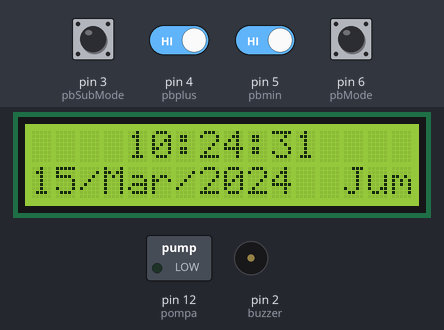
Bench run of a sketch on a simulated Arduino Uno, built with avr-gcc and run on an emulated ATmega328P. On the bench: 16×2 character LCD, switched loads named in the sketch (green lamp = pin HIGH), buzzer (waves = sounding, pin HIGH). The test bench sets the inputs (shaded band); at power-on: pin 3 (pbSubMode), pin 4 (pbplus), pin 5 (pbmin), pin 6 (pbMode) HIGH. The local clock reads 2024-03-15 10:24:30 at power-on unless the sketch sets it.

Above: at 1.2 s.
1.3 s: pin 6 (pbMode) pulled LOW for 0.15 s
At 2.1 s:
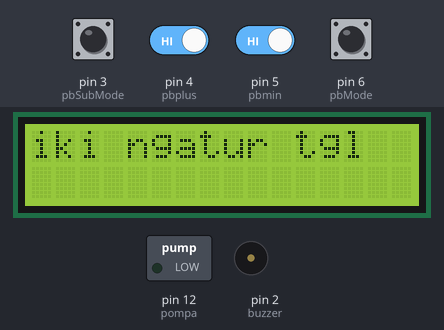
3.0 s: pin 3 (pbSubMode) pulled LOW for 3.2 s
At 6.3 s:
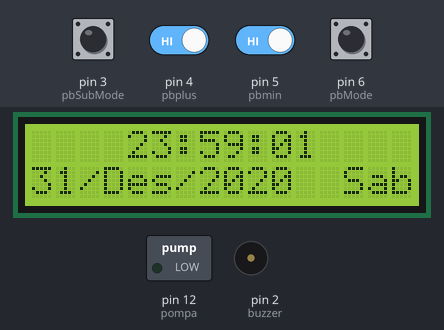
7.7 s: pin 6 (pbMode) pulled LOW for 1 s
At 9.9 s:
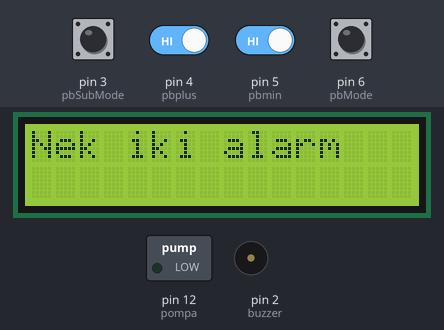
10.3 s: pin 3 (pbSubMode) pulled LOW for 0.15 s
At 11.0 s:
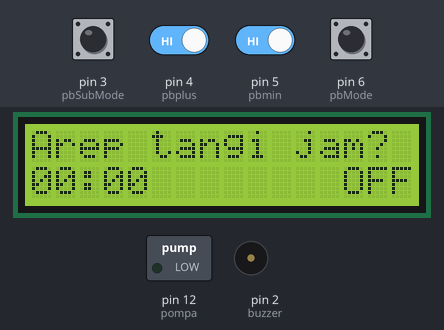
12.0 s: pin 3 (pbSubMode) pulled LOW for 1 s
At 13.6 s:
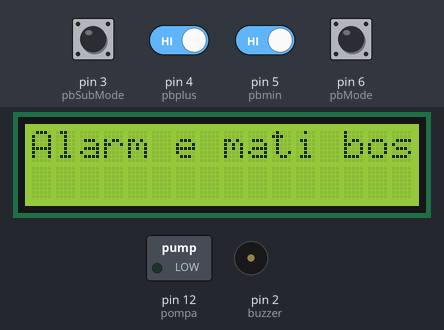
16.0 s: pin 3 (pbSubMode) driven LOW and pin 4 (pbplus) driven LOW and pin 5 (pbmin) driven LOW and pin 6 (pbMode) driven LOW
At 18.2 s:
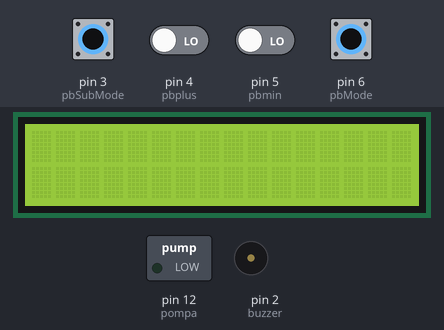
Timing chart, 0 to 19.7 s (numbered marks = the images above; inputs shaded):
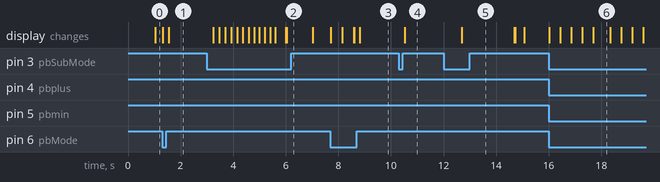

The sketch:

alarm.ino
```cpp
#include <EEPROM.h>
#include <Wire.h>
#include <LiquidCrystal_I2C.h>          // library for LCD with I2C
#include <virtuabotixRTC.h>
virtuabotixRTC myRTC(8, 9, 10); // CLK, DAT, RST

LiquidCrystal_I2C lcd(0x27, 16, 2);

const int pompa = 12;
const int pbplus = 4;
const int pbmin = 5;
const int pbSubMode = 3;
const int pbMode = 6;
const int buzzer = 2;
int alarmHour=0;
int alarmMinutes=0;
boolean alarmOn=0;
int M = 12;
int D = 31;
int Y = 2020;
int day = 7;
int h = 23;
int m = 59;
int mode = 1;
int submode = 1;

void setup()  {
  pinMode(pompa, OUTPUT);
  pinMode(pbmin, INPUT_PULLUP);
  pinMode(pbplus, INPUT_PULLUP);
  pinMode(pbSubMode, INPUT_PULLUP);
  pinMode(pbMode, INPUT_PULLUP);
  pinMode(buzzer, OUTPUT);
  //myRTC.setDS1302Time(00, 32, 13, 2, 21, 12, 2020);
  lcd.init();         // initialize the LCD
  lcd.backlight();    // Turn on the blacklight
}


void loop()  {
  if (digitalRead(pbMode) == LOW) {
    mode++;
    if (mode == 4) {
      mode = 1;
    }
    submode = 0;
    lcd.clear();
    delay(200);
  }
  if (mode==1){
    clockDisplay();
  }
  if (mode==2){
    gantitgl();
  }
  if (mode==3){
    aktifalarm();
  }
  if (mode==0){
    alarmOn=1;
    alarm();
  }
  if (alarmOn==1 && myRTC.hours==alarmHour && myRTC.minutes==alarmMinutes) {
      alarmOn=0;
      mode=0;
  }
}

void alarm(){
  clockDisplay();
  digitalWrite(pompa, HIGH);
  digitalWrite(buzzer, HIGH);
  delay(300);
  digitalWrite(buzzer, LOW);
  delay(200);
  digitalWrite(pompa, LOW);
  digitalWrite(buzzer, HIGH);
  delay(300);
  digitalWrite(buzzer, LOW);
  delay(200);
}

void clockDisplay(){
  myRTC.updateTime();
  //  lcd.clear();
  lcd.setCursor(0, 0);

  lcd.setCursor(0, 1);
  if (myRTC.dayofmonth < 10) {
    lcd.print("0");
    lcd.print(myRTC.dayofmonth);
  }
  else{
    lcd.print(myRTC.dayofmonth);
  }
  lcd.print("/");
  lcd.setCursor(3,1);
  switch (myRTC.month) {
    case 1: lcd.print("Jan"); break;
    case 2: lcd.print("Feb"); break;
    case 3: lcd.print("Mar"); break;
    case 4: lcd.print("Apr"); break;
    case 5: lcd.print("Mei"); break;
    case 6: lcd.print("Jun"); break;
    case 7: lcd.print("Jul"); break;
    case 8: lcd.print("Ags"); break;
    case 9: lcd.print("Sep"); break;
    case 10: lcd.print("Okt"); break;
    case 11: lcd.print("Nov"); break;
    case 12: lcd.print("Des"); break;
  }
  lcd.print("/");
  lcd.print(myRTC.year);

  lcd.setCursor(13, 1);
  switch (myRTC.dayofweek) {
    case 1: lcd.print("Min"); break;
    case 2: lcd.print("Sen"); break;
    case 3: lcd.print("Sel"); break;
    case 4: lcd.print("Rab"); break;
    case 5: lcd.print("Kam"); break;
    case 6: lcd.print("Jum"); break;
    case 7: lcd.print("Sab"); break;
  }
  lcd.setCursor(4, 0);
    if (myRTC.hours < 10) {
    lcd.print("0");
  }
  lcd.print(myRTC.hours);
  lcd.print(":");
  if (myRTC.minutes < 10) {
    lcd.print("0");
  }
  lcd.print(myRTC.minutes);
  lcd.print(":");
  if (myRTC.seconds < 10) {
    lcd.print("0");
  }
  lcd.print(myRTC.seconds);
  lcd.print("   ");
}

void gantitgl(){
  lcd.setCursor(0, 0);
  if (digitalRead(pbSubMode) == LOW) {
    submode++;
    if (submode > 7) {
      submode = 0;
    }
    delay(200);
    lcd.clear();
  }
  if (submode == 0) {
    lcd.setCursor(0, 0);
    lcd.print("iki ngatur tgl");
  }
  if (submode == 1) {
    lcd.setCursor(0, 0);
    lcd.print("Ganti Bulan bos");
    lcd.setCursor(0, 1);
    lcd.print("--> ");
    if (digitalRead(pbplus) == LOW) {
      M++;
      if (M == 13) {
        M = 1;
      }
      delay(200);
    }
    if (digitalRead(pbmin) == LOW) {
      M--;
      if (M == 0) {
        M = 12;
      }
      delay(200);
    }
    switch (M) {
      case 1: lcd.print("Januari     ");
        break;
      case 2: lcd.print("Februari    ");
        break;
      case 3: lcd.print("Maret       ");
        break;
      case 4: lcd.print("April       ");
        break;
      case 5: lcd.print("Mei         ");
        break;
      case 6: lcd.print("Juni        ");
        break;
      case 7: lcd.print("Juli        ");
        break;
      case 8: lcd.print("Agustus     ");
        break;
      case 9: lcd.print("September   ");
        break;
      case 10: lcd.print("Oktober     ");
        break;
      case 11: lcd.print("November    ");
        break;
      case 12: lcd.print("Desember    ");
        break;
    }
  }
  if (submode == 2) {
    lcd.setCursor(0, 0);
    lcd.print("Ganti tgl bos");
    lcd.setCursor(0, 1);
    lcd.print("--> ");
    if (digitalRead(pbplus) == LOW) {
      D++;
      if (D == 32) {
        D = 1;
      }
      delay(200);
    }
    if (digitalRead(pbmin) == LOW) {
      D--;
      if (D == 0) {
        D = 31;
      }
      delay(200);
    }
    lcd.print(D);
    lcd.print(" ");
  }
  if (submode == 3) {
    lcd.setCursor(0, 0);
    lcd.print("Ganti tahun bos");
    lcd.setCursor(0, 1);
    lcd.print("--> ");
    if (digitalRead(pbplus) == LOW) {
      Y++;
      delay(200);
    }
    if (digitalRead(pbmin) == LOW) {
      Y--;
      delay(200);
    }
    lcd.print(Y);
  }
  if (submode == 4) {
    lcd.setCursor(0, 0);
    lcd.print("Ganti dina bos");
    lcd.setCursor(0, 1);
    lcd.print("--> ");
    if (digitalRead(pbplus) == LOW) {
      day++;
      if (day == 8) {
        day = 1;
      }
      delay(200);
    }
    if (digitalRead(pbmin) == LOW) {
      day--;
      if (day == 0) {
        day = 7;
      }
      delay(200);
    }
    switch (day) {
      case 1: lcd.print("Minggu      ");
        break;
      case 2: lcd.print("Senin       ");
        break;
      case 3: lcd.print("Selasa      ");
        break;
      case 4: lcd.print("Rabu        ");
        break;
      case 5: lcd.print("Kamis       ");
        break;
      case 6: lcd.print("Jumat       ");
        break;
      case 7: lcd.print("Sabtu       ");
        break;
    }
  }
  if (submode == 5) {
    lcd.setCursor(0, 0);
    lcd.print("Ganti jam bos");
    lcd.setCursor(0, 1);
    lcd.print("--> ");
    if (digitalRead(pbplus) == LOW) {
      h++;
      if (h == 24) {
        h = 00;
      }
      delay(200);
    }
    if (digitalRead(pbmin) == LOW) {
      h--;
      if (h == -1) {
        h =23;
      }
      delay(200);
    }
    if (h<10){
      lcd.print("0");
    }
    lcd.print(h);
  }
    if (submode == 6) {
    lcd.setCursor(0, 0);
    lcd.print("Ganti menit bos");
    lcd.setCursor(0, 1);
    lcd.print("--> ");
    if (digitalRead(pbplus) == LOW) {
      m++;
      if (m == 60) {
        m = 0;
      }
      delay(200);
    }
    if (digitalRead(pbmin) == LOW) {
      m--;
      if (m == -1) {
        m = 59;
      }
      delay(200);
    }
    if (m<10){
      lcd.print("0");
    }
    lcd.print(m);
  }
  if (submode == 7) {
    lcd.setCursor(0, 0);
    lcd.print("Lagi ganti tgl");
    lcd.setCursor(0, 1);
    lcd.print("Sabar nggih");
    delay(200);
    lcd.print(".");
    delay(200);
    lcd.print(".");
    delay(200);
    lcd.print(".");
    delay(200);
    lcd.print(".");
    delay(200);
    lcd.print(".");
    delay(200);
    myRTC.setDS1302Time(00, m, h, day, D, M, Y);
    delay(200);
    lcd.clear();
    mode = 1;
  }
}
void aktifalarm(){
  lcd.setCursor(0,0);
 if (digitalRead(pbSubMode) == LOW) {
    submode++;
    if (submode > 4) {
      submode = 0;
    }
    delay(200);
    lcd.clear();
  }
  if (submode == 0) {
    lcd.print("Nek iki alarm");
   }
if(submode==1){
    lcd.setCursor(0, 0);
    lcd.print("Arep tangi jam?");
    if (digitalRead(pbplus) == LOW) {
      alarmHour++;
      if (alarmHour == 24) {
        alarmHour = 00;
      }
      delay(200);
    }
    if (digitalRead(pbmin) == LOW) {
      alarmHour--;
      if (alarmHour == -1) {
        alarmHour =23;
      }
      delay(200);
    }
    lcd.setCursor(0, 1);
    if (alarmHour < 10) {
      lcd.print("0");
      lcd.setCursor(1, 1);
    }
    lcd.print(alarmHour);
    lcd.setCursor(2, 1);
    lcd.print(":");
    lcd.setCursor(3, 1);
    if (alarmMinutes < 10) {
      lcd.print("0");
      lcd.setCursor(4, 1);
    }
    lcd.print(alarmMinutes);
    lcd.setCursor(13,1);
    if (alarmOn==1){lcd.print("ON ");}
    else {lcd.print("OFF");}
  }
  if (submode==2){
    lcd.setCursor(0, 0);
    lcd.print("Arep tangi jam?");
    lcd.setCursor(0, 1);
    if (alarmHour < 10) {
      lcd.print("0");
      lcd.setCursor(1, 1);
    }
    lcd.print(alarmHour);
    lcd.setCursor(2, 1);
    lcd.print(":");
    lcd.setCursor(3, 1);
    if(digitalRead(pbplus)==LOW){
      alarmMinutes++;
      if (alarmMinutes == 60) {
        alarmMinutes = 00;
      }
      delay(200);
    }
    if (digitalRead(pbmin) == LOW) {
      alarmMinutes--;
      if (alarmMinutes == -1) {
        alarmMinutes = 59;
      }
      delay(200);
  }
      if (alarmMinutes < 10) {
      lcd.print("0");
      lcd.setCursor(4, 1);
    }
    lcd.print(alarmMinutes);
    lcd.setCursor(13,1);
    if (alarmOn==1){lcd.print("ON ");}
    else {lcd.print("OFF");}
  }
  if (submode==3){
    lcd.setCursor(0, 0);
    lcd.print("Arep tangi jam?");
    lcd.setCursor(0, 1);
    if (alarmHour < 10) {
      lcd.print("0");
      lcd.setCursor(1, 1);
    }
    lcd.print(alarmHour);
    lcd.setCursor(2, 1);
    lcd.print(":");
    lcd.setCursor(3, 1);
    if (alarmMinutes < 10) {
      lcd.print("0");
      lcd.setCursor(4, 1);
    }
    lcd.print(alarmMinutes);
    if (digitalRead(pbplus) == LOW) {
      alarmOn = !alarmOn;
      delay(200);
  }
  lcd.setCursor(13,1);
    if (alarmOn==1){lcd.print("ON ");}
    else {lcd.print("OFF");}
  }
  if (submode==4 && alarmOn==1){
    lcd.clear();
    lcd.print("Nyimpen alarm");
    lcd.setCursor(0, 1);
    lcd.print("Sabar nggih");
    delay(200);
    lcd.print(".");
    delay(200);
    lcd.print(".");
    delay(200);
    lcd.print(".");
    delay(200);
    lcd.print(".");
    delay(200);
    lcd.print(".");
    delay(200);
    submode = 0;
    mode = 1;
    lcd.clear();
    }
  if (submode==4 && alarmOn==0){
      lcd.clear();
      lcd.print("Alarm e mati bos");
      submode = 0;
      mode = 1;
      delay(2000);
      lcd.clear();
    }
}
```

Measured:
- after the input at 1.3 s, the display: first changes at once (image 1 shows a later state)
- after the input at 3.0 s, the display: first changes after 0.24 s (image 2 shows a later state)
- after the input at 7.7 s, the display: first changes at once (image 3 shows a later state)
- after the input at 10.3 s, the display: changes after 0.23 s (image 4)
- after the input at 12.0 s, the display: changes after 0.69 s (image 5)
- after the input at 16.0 s, the display: changes at once (image 6)
- what the display in image 6 shows lasts 0.6 s, from 17.7 s to 18.3 s
